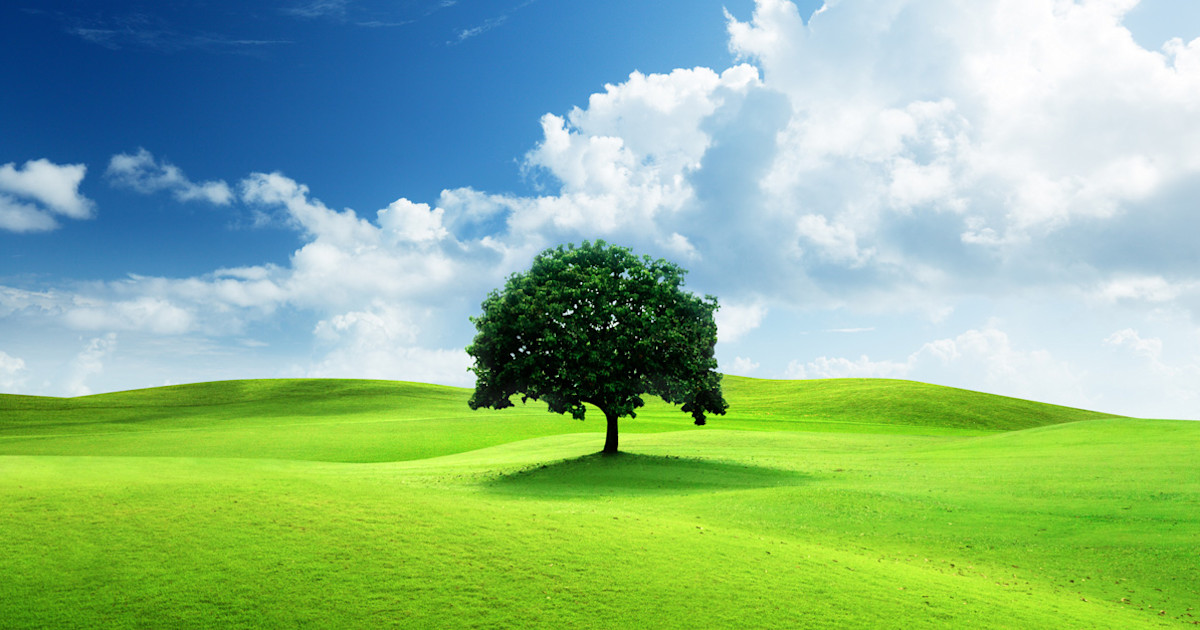
#> input picture MCA_Rungta/Computer Vision/image.jpg, 1200 x 630 px
$ python 12_Canny_Edge_detection.py
#> lines starting #> are read from the running program, lines starting #| are printed output that depends on the picture
import cv2
import matplotlib.pyplot as plt

img = cv2.imread("image.jpg")
#> img is the input picture: shape (630, 1200, 3); mean B, G, R 139.9, 183.6, 139.8

gray = cv2.cvtColor(img, cv2.COLOR_BGR2GRAY)
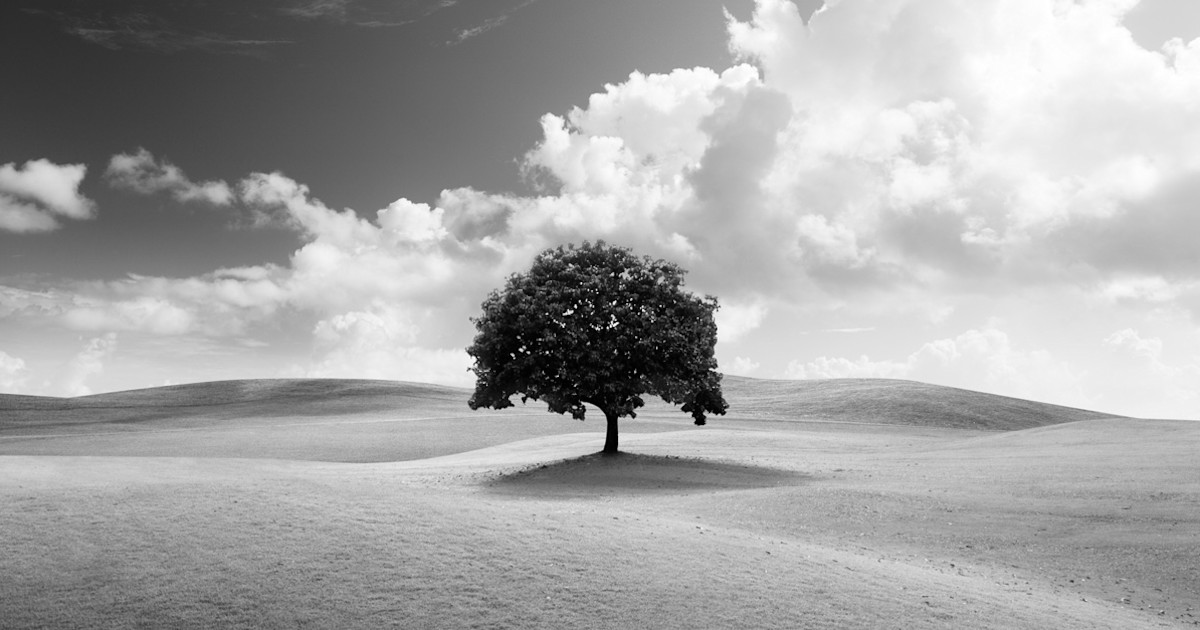
#> gray: shape (630, 1200); min 0, max 255, mean 165.5

blur = cv2.GaussianBlur(
    gray,
    (5, 5),
    1.4
)

edges = cv2.Canny(
    blur,
    50,
    150
)
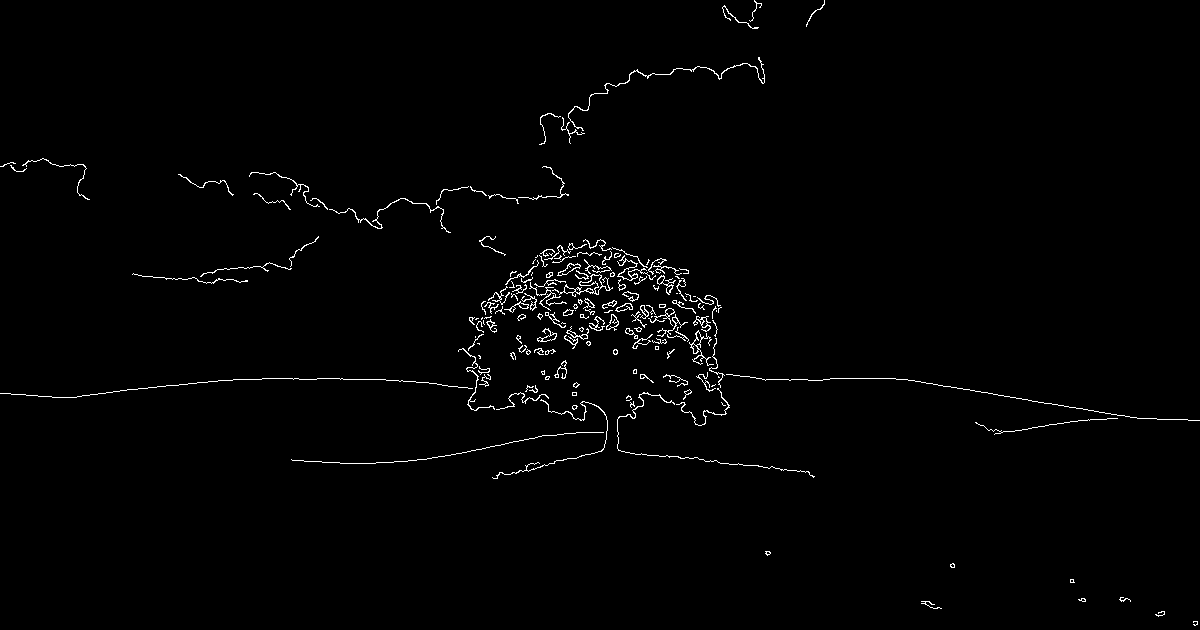
#> edges: shape (630, 1200); 1.2% white in thin lines or dots

plt.figure(figsize=(10,4))

plt.subplot(1,2,1)
plt.imshow(gray, cmap="gray")
plt.title("Original")

plt.subplot(1,2,2)
plt.imshow(edges, cmap="gray")
plt.title("Canny Edges")

plt.show()
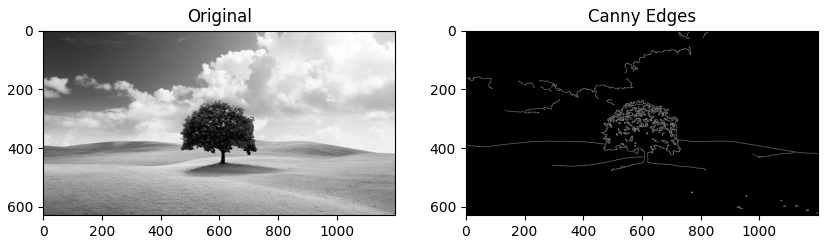
#> figure drawn by matplotlib, 2 panels

$ run again, with MCA_Rungta/Computer Vision/sample.jpg copied over MCA_Rungta/Computer Vision/image.jpg
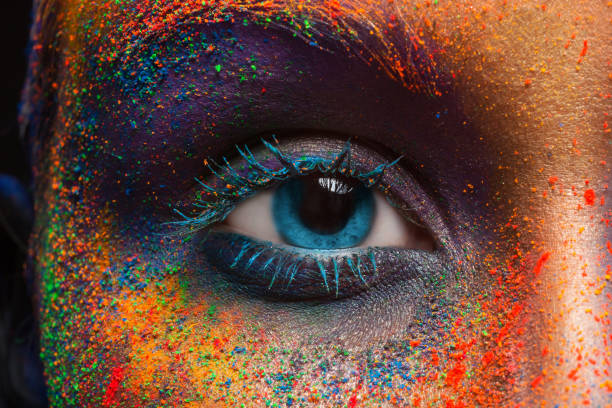
#> input picture MCA_Rungta/Computer Vision/sample.jpg, 612 x 408 px
#> img is the input picture: shape (408, 612, 3); mean B, G, R 59.2, 72.5, 105.7
#> `edges = cv2.Canny( blur, 50, 150 )`:
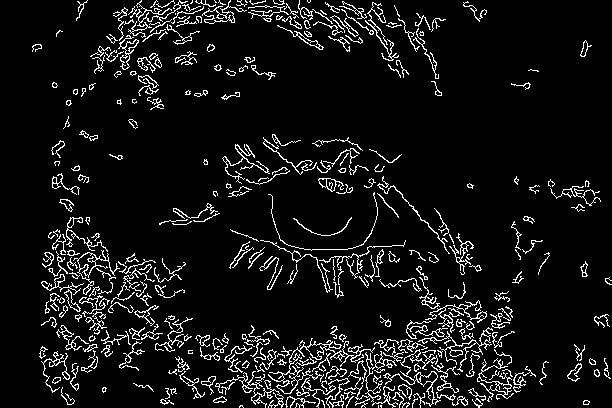
#> edges: shape (408, 612); 7.6% white in thin lines or dots
#> `plt.show()`:
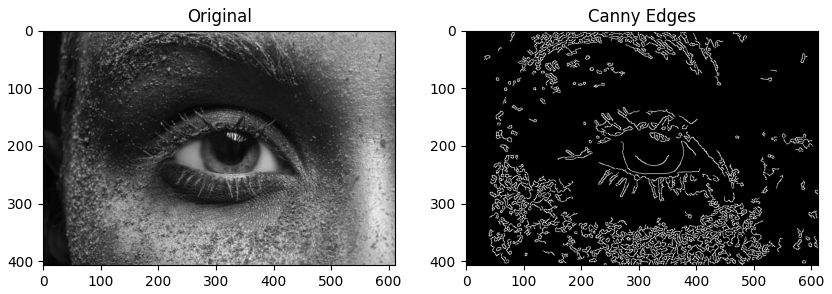
#> figure drawn by matplotlib, 2 panels
